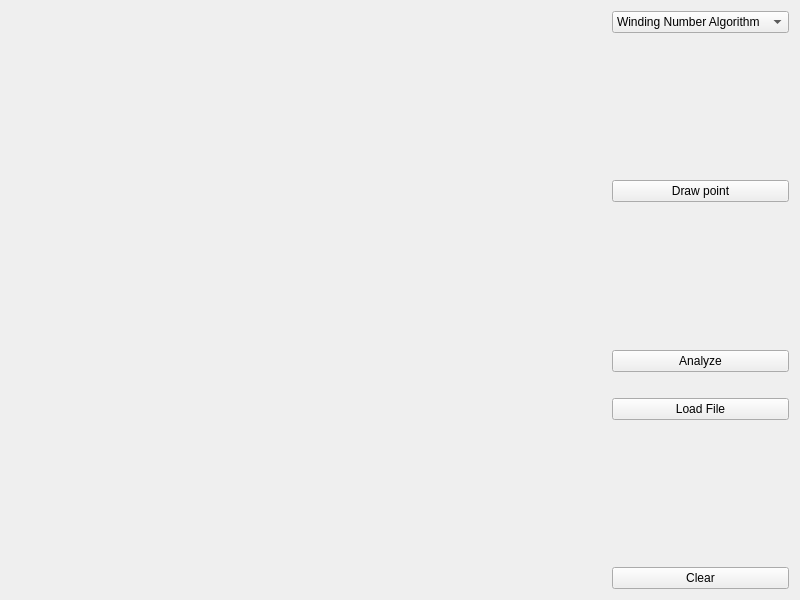
<?xml version="1.0" encoding="UTF-8"?>
<ui version="4.0">
 <class>Widget</class>
 <widget class="QWidget" name="Widget">
  <property name="geometry">
   <rect>
    <x>0</x>
    <y>0</y>
    <width>800</width>
    <height>600</height>
   </rect>
  </property>
  <property name="windowTitle">
   <string>Point Polygon Position</string>
  </property>
  <layout class="QHBoxLayout" name="horizontalLayout">
   <item>
    <widget class="Draw" name="Canvas" native="true">
     <property name="sizePolicy">
      <sizepolicy hsizetype="Preferred" vsizetype="Preferred">
       <horstretch>1</horstretch>
       <verstretch>0</verstretch>
      </sizepolicy>
     </property>
    </widget>
   </item>
   <item>
    <layout class="QVBoxLayout" name="verticalLayout">
     <item>
      <widget class="QComboBox" name="comboBox">
       <item>
        <property name="text">
         <string>Winding Number Algorithm</string>
        </property>
       </item>
       <item>
        <property name="text">
         <string>Ray Crossing Algorithm</string>
        </property>
       </item>
      </widget>
     </item>
     <item>
      <spacer name="verticalSpacer">
       <property name="orientation">
        <enum>Qt::Vertical</enum>
       </property>
       <property name="sizeHint" stdset="0">
        <size>
         <width>20</width>
         <height>40</height>
        </size>
       </property>
      </spacer>
     </item>
     <item>
      <widget class="QPushButton" name="pushButton">
       <property name="text">
        <string>Draw point</string>
       </property>
      </widget>
     </item>
     <item>
      <spacer name="verticalSpacer_2">
       <property name="orientation">
        <enum>Qt::Vertical</enum>
       </property>
       <property name="sizeHint" stdset="0">
        <size>
         <width>20</width>
         <height>40</height>
        </size>
       </property>
      </spacer>
     </item>
     <item>
      <widget class="QPushButton" name="pushButton_2">
       <property name="text">
        <string>Analyze</string>
       </property>
      </widget>
     </item>
     <item>
      <widget class="QLabel" name="label">
       <property name="text">
        <string/>
       </property>
      </widget>
     </item>
     <item>
      <widget class="QPushButton" name="load_file">
       <property name="text">
        <string>Load File</string>
       </property>
      </widget>
     </item>
     <item>
      <spacer name="verticalSpacer_3">
       <property name="orientation">
        <enum>Qt::Vertical</enum>
       </property>
       <property name="sizeHint" stdset="0">
        <size>
         <width>20</width>
         <height>40</height>
        </size>
       </property>
      </spacer>
     </item>
     <item>
      <widget class="QPushButton" name="pushButton_3">
       <property name="text">
        <string>Clear</string>
       </property>
      </widget>
     </item>
    </layout>
   </item>
  </layout>
 </widget>
 <customwidgets>
  <customwidget>
   <class>Draw</class>
   <extends>QWidget</extends>
   <header location="global">draw.h</header>
   <container>1</container>
  </customwidget>
 </customwidgets>
 <resources/>
 <connections/>
</ui>
